Frame 1 (no input): blank canvas, image omitted
Frame 60 (the mouse pressed at the canvas centre just before this capture): blank canvas, image omitted
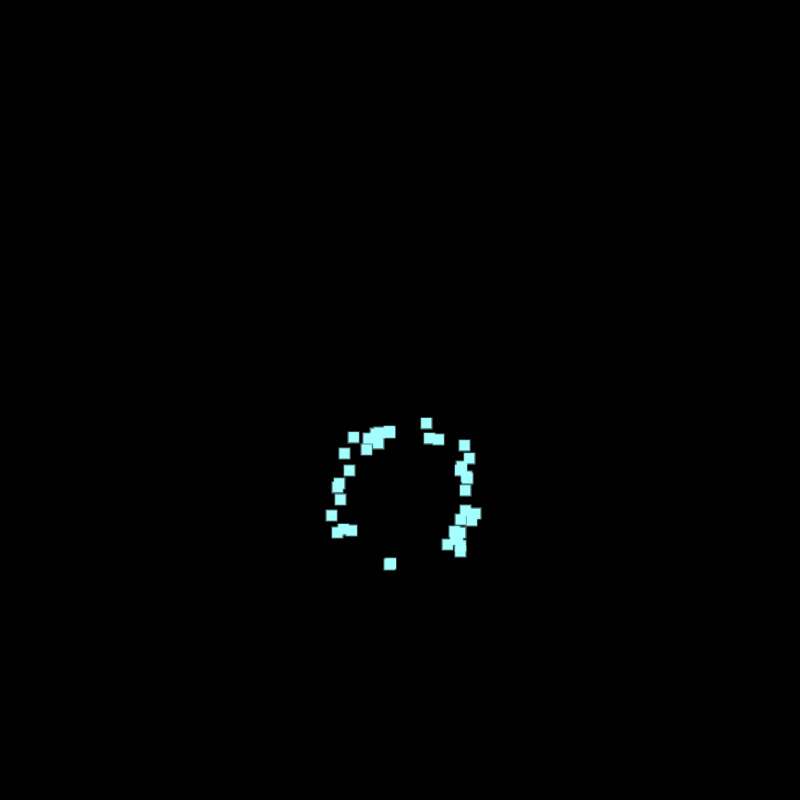
Frame 120 (the mouse held since frame 60 and released just before this capture)

The Processing sketch whose frames 1 and 60 were blank and that drew this single picture after the mouse press (run headless with seeded random() and noise(); from frame 60 on, the mouse is pressed at the canvas centre):

// Processing sketch: particleFireWorks
// ── particleFireWorks.pde
ArrayList<Sparkles> mySparkles; 


void setup(){
  //fullScreen(); 
  size(800, 800); 
  mySparkles = new ArrayList<Sparkles>(); 
}

void draw(){
  background(0); 
  
    for (int i = mySparkles.size()-1; i >= 0; i--) {
    Sparkles s = mySparkles.get(i);
    s.run();
    if (s.done()) {
      mySparkles.remove(i);
    }
  }

}

void mousePressed(){
   mySparkles.add(new Sparkles(mouseX,mouseY)); 
}
// ── Particles.pde
// Daniel Shiffman
// http://codingtra.in
// http://patreon.com/codingtrain
// Code for:

class Particle {
  PVector location;
  PVector velocity;
  PVector acceleration;
  float lifespan;

  boolean seed = false;

  float hu;

  Particle(float x, float y, float h) {
    hu = h;

    acceleration = new PVector(0, 0);
    velocity = new PVector(0, random(-12, -5));
    location =  new PVector(x, y);
    seed = true;
    lifespan = 255.0;
  }

  Particle(PVector l, float h) {
    hu = h;
    acceleration = new PVector(0, 0);
    velocity = PVector.random2D();
    velocity.mult(random(6, 8));
    location = l.copy();
    lifespan = 255.0;
  }

  void applyForce(PVector force) {
    acceleration.add(force);
  }

  void run() {
    update();
    display();
  }

  boolean explode() {
    if (seed && velocity.y > 0) {
      lifespan = 0;
      return true;
    }
    return true;
  }

  // Method to update location
  void update() {

    velocity.add(acceleration);
    location.add(velocity);
    if (!seed) {
      lifespan -= 2.0;
      velocity.mult(.9);
    }
    acceleration.mult(0);
  }

  // Method to display
  void display() {
    stroke(hu, 255, 255, lifespan);
    if (seed) {
      strokeWeight(4);
    } else {
      strokeWeight(2);
    }
    rect(location.x, location.y, 10, 10);
  }

  // Is the particle still useful?
  boolean isDead() {
    if (lifespan < 0.0) {
      return true;
    } else {
      return false;
    }
  }
}
// ── Sparkles.pde
// Daniel Shiffman
// http://codingtra.in
// http://patreon.com/codingtrain
// Code for: 

// A class to describe a group of Particles
// An ArrayList is used to manage the list of Particles 

class Sparkles {

  ArrayList<Particle> particles;    // An arraylist for all the particles
  Particle sparkle;
  float hu;
  float xPos, yPos; 
  PVector gravity = new PVector(0, 0.2);
  Sparkles(float _xPos, float _yPos) {
    hu = random(255);
    xPos = _xPos;
    yPos = _yPos; 
    sparkle = new Particle(xPos, yPos, hu);
    particles = new ArrayList<Particle>();   // Initialize the arraylist
  }
  
  boolean done() {
    if (sparkle == null && particles.isEmpty()) {
      return true;
    } else {
      return false;
    }
  }

  void run() {
    if (sparkle != null) {
      fill(hu,255,255);
      sparkle.applyForce(gravity);
      sparkle.update();
      sparkle.display();

      if (sparkle.explode()) {
        for (int i = 0; i < 40; i++) {
          particles.add(new Particle(sparkle.location, hu));    // Add "num" amount of particles to the arraylist
        }
        sparkle = null;
      }
    }

    for (int i = particles.size()-1; i >= 0; i--) {
      Particle p = particles.get(i);
      p.applyForce(gravity);
      p.run();
      if (p.isDead()) {
        particles.remove(i);
      }
    }
  }


  // A method to test if the particle system still has particles
  boolean dead() {
    if (particles.isEmpty()) {
      return true;
    } else {
      return false;
    }
  }
}
